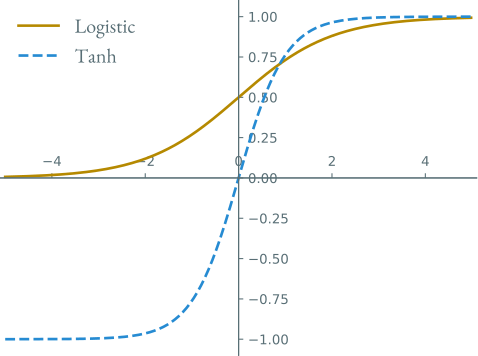

Write the Python code that produced this figure.
import matplotlib.pyplot as plt
import numpy as np

x = np.arange(-5, 5, 0.02)
logistic = 1 / (1 + np.exp(-x))
tanh = (np.exp(x) - np.exp(-x)) / (np.exp(x) + np.exp(-x))

plt.axis([-5.1, 5.1, -1.1, 1.1])

ax = plt.gca()

ax.xaxis.set_ticks_position('bottom')
ax.spines['bottom'].set_position(('data', 0))
ax.spines['bottom'].set_color('#586e75')

ax.yaxis.set_ticks_position('left')
ax.spines['left'].set_position(('data', 0))
ax.spines['left'].set_color('#586e75')

ax.xaxis.set_ticks_position('top')
ax.spines['top'].set_position(('data', 0))
ax.spines['top'].set_color('#586e75')

ax.yaxis.set_ticks_position('right')
ax.spines['right'].set_position(('data', 0))
ax.spines['right'].set_color('#586e75')

ax.tick_params(axis='x', colors='#586e75')
ax.tick_params(axis='y', colors='#586e75')

plt.plot(x, logistic, color="#b58900", linestyle="-", linewidth=2, label="Logistic")
plt.plot(x, tanh, color="#268bd2", linestyle="dashed", linewidth=2, label="Tanh")

legend = plt.legend(loc='upper left', prop={'family': 'EB Garamond', 'size': 15})
plt.setp(legend.get_texts(), color='#586e75')

plt.savefig('Sigmoid.svg', transparent=True)
